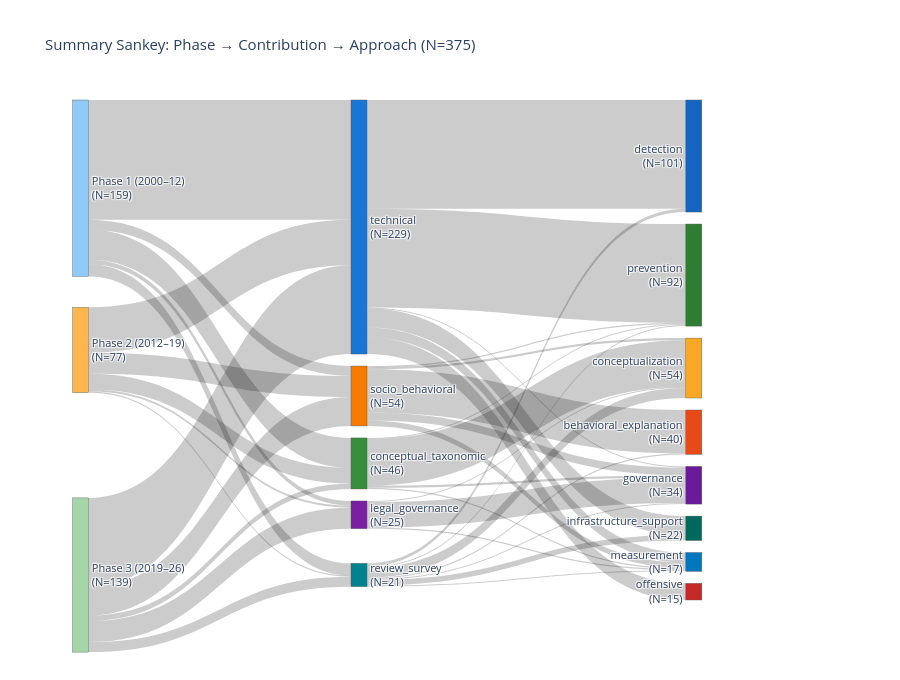

Here is the notebook cell this chart was saved with:
### Markdown cell above
## 7 · Summary Sankey: Phase → Relevance Level → Contribution Type → Study Approach

### Code cell
df_valid = df[
    df["phase"].apply(lambda p: str(p).startswith("Phase"))
    & df["contribution_type"].notna()
    & df["study_approach"].notna()
].copy()

phases  = sorted(df_valid["phase"].unique(), key=lambda p: int(p.split()[1]))
ct_vals = df_valid["contribution_type"].value_counts().index.tolist()
sa_vals = df_valid["study_approach"].value_counts().index.tolist()

all_nodes = phases + ct_vals + sa_vals
node_idx  = {n: i for i, n in enumerate(all_nodes)}

def node_count(field, val):
    return int(df_valid[field].value_counts().get(val, 0))

node_labels = (
    [f"{p}<br>(N={node_count('phase', p)})" for p in phases]
    + [f"{v}<br>(N={node_count('contribution_type', v)})" for v in ct_vals]
    + [f"{v}<br>(N={node_count('study_approach', v)})" for v in sa_vals]
)
node_colors = (
    [STYLE["phase"].get(p, "#90CAF9") for p in phases]
    + [STYLE["contribution_type"].get(v, "#BDBDBD") for v in ct_vals]
    + [STYLE["study_approach"].get(v, "#BDBDBD") for v in sa_vals]
)

def _spread(n, lo=0.05, hi=0.95):
    return [0.5] if n <= 1 else [round(lo + i * (hi - lo) / (n - 1), 4) for i in range(n)]

n_ph, n_ct, n_sa = len(phases), len(ct_vals), len(sa_vals)
node_x = [0.001] * n_ph + [0.45] * n_ct + [0.99] * n_sa
node_y = _spread(n_ph)  + _spread(n_ct) + _spread(n_sa)

link_src, link_tgt, link_val, link_lbl = [], [], [], []

def add_links(df_grp, from_col, to_col):
    for (f, t), grp in df_grp.groupby([from_col, to_col], sort=False):
        if f in node_idx and t in node_idx:
            cnt = len(grp)
            link_src.append(node_idx[f]); link_tgt.append(node_idx[t])
            link_val.append(cnt);         link_lbl.append(str(cnt))

add_links(df_valid, "phase",             "contribution_type")
add_links(df_valid, "contribution_type", "study_approach")

fig = go.Figure(go.Sankey(
    arrangement="snap",
    node=dict(
        label=node_labels, color=node_colors,
        x=node_x, y=node_y,
        pad=12, thickness=16,
        line=dict(color="#555", width=0.4),
    ),
    link=dict(
        source=link_src, target=link_tgt,
        value=link_val, label=link_lbl,
        hovertemplate="%{source.label} → %{target.label}<br>N=%{value}<extra></extra>",
    ),
))
fig.update_layout(
    title_text=f"Summary Sankey: Phase → Contribution → Approach (N={len(df_valid)})",
    font_size=11,
    height=680,
    margin=dict(r=200),
)
fig.show()
save_figure(fig, "04_summary_sankey")

### Figure 1 — Plotly figure (JSON) as saved in the notebook; plotly's stock layout.template omitted (floating-point values rounded to 4 significant figures)
{"data": [{"arrangement": "snap", "link": {"hovertemplate": "%{source.label} → %{target.label}<br>N=%{value}<extra></extra>", "label": ["80", "108", "19", "27", "41", "26", "11", "5", "14", "9", "19", "4", "9", "2", "1", "98", "23", "89", "42", "39", "15", "5", "17", "9", "9", "2", "1", "3", "1", "1", "5", "7", "2", "1", "1", "1", "1", "1", "1", "1"], "source": [2, 0, 2, 0, 1, 2, 0, 2, 1, 2, 1, 0, 0, 1, 1, 3, 6, 3, 5, 4, 3, 7, 3, 7, 3, 5, 3, 7, 5, 7, 4, 4, 4, 7, 7, 6, 4, 5, 6, 7], "target": [3, 3, 6, 5, 3, 4, 7, 5, 5, 7, 4, 6, 4, 6, 7, 8, 12, 9, 10, 11, 15, 13, 13, 10, 14, 12, 12, 8, 14, 9, 14, 12, 10, 14, 11, 14, 9, 9, 10, 12], "value": [80, 108, 19, 27, 41, 26, 11, 5, 14, 9, 19, 4, 9, 2, 1, 98, 23, 89, 42, 39, 15, 5, 17, 9, 9, 2, 1, 3, 1, 1, 5, 7, 2, 1, 1, 1, 1, 1, 1, 1]}, "node": {"color": ["#90CAF9", "#FFB74D", "#A5D6A7", "#1976D2", "#F57C00", "#388E3C", "#7B1FA2", "#00838F", "#1565C0", "#2E7D32", "#F9A825", "#E64A19", "#6A1B9A", "#00695C", "#0277BD", "#C62828"], "label": ["Phase 1 (2000–12)<br>(N=159)", "Phase 2 (2012–19)<br>(N=77)", "Phase 3 (2019–26)<br>(N=139)", "technical<br>(N=229)", "socio_behavioral<br>(N=54)", "conceptual_taxonomic<br>(N=46)", "legal_governance<br>(N=25)", "review_survey<br>(N=21)", "detection<br>(N=101)", "prevention<br>(N=92)", "conceptualization<br>(N=54)", "behavioral_explanation<br>(N=40)", "governance<br>(N=34)", "infrastructure_support<br>(N=22)", "measurement<br>(N=17)", "offensive<br>(N=15)"], "line": {"color": "#555", "width": 0.4}, "pad": 12, "thickness": 16, "x": [0.001, 0.001, 0.001, 0.45, 0.45, 0.45, 0.45, 0.45, 0.99, 0.99, 0.99, 0.99, 0.99, 0.99, 0.99, 0.99], "y": [0.05, 0.5, 0.95, 0.05, 0.275, 0.5, 0.725, 0.95, 0.05, 0.1786, 0.3071, 0.4357, 0.5643, 0.6929, 0.8214, 0.95]}, "type": "sankey"}], "layout": {"font": {"size": 11}, "height": 680, "margin": {"r": 200}, "title": {"text": "Summary Sankey: Phase → Contribution → Approach (N=375)"}}}
